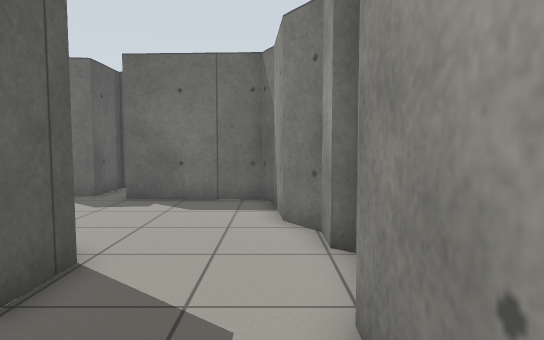
view 1 (above)

16 first-person views from a walk through a robot-simulator world made for Gazebo. The camera is 0.94 m above the floor, tilts 4° down and sees 75° across. The floor is counted in squares, 0.5 m on a side. Each view is taken from the middle of a square. On the plan, view 1 faces up. The plan holds only what a view shows up to about 18 squares ahead; the rest is blank. The place goes on beyond the plan.

view 2
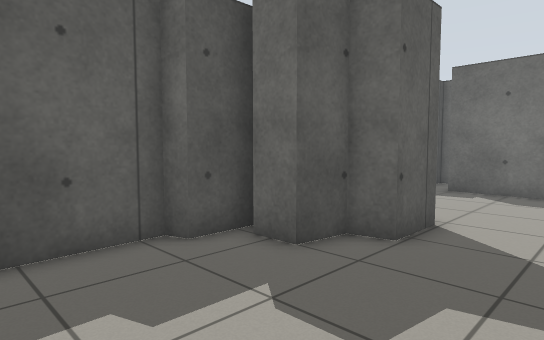

view 3
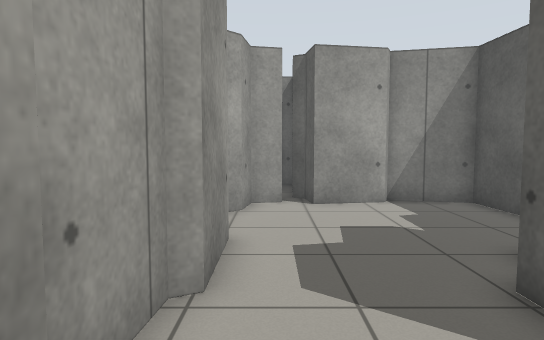

view 4
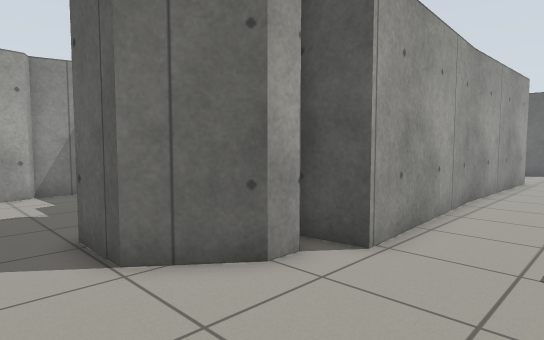

view 5
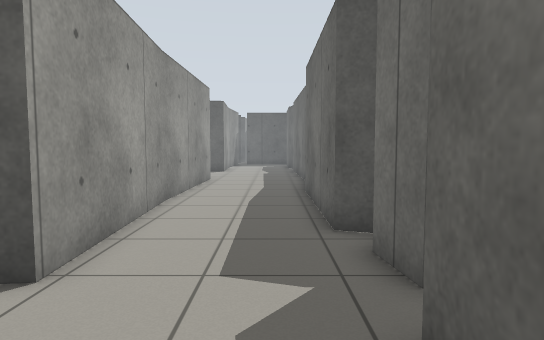

view 6
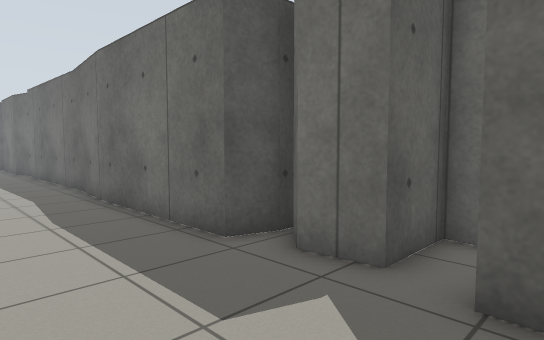

view 7
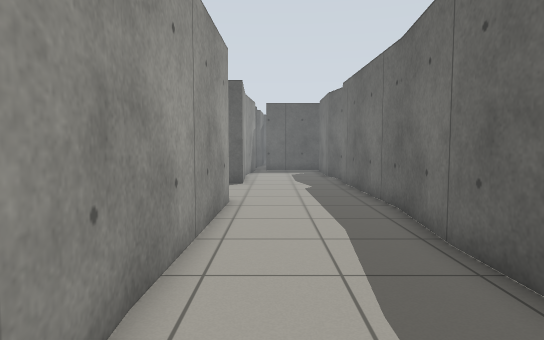

view 8
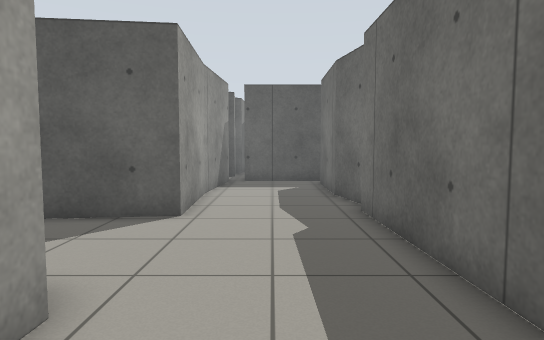

view 9
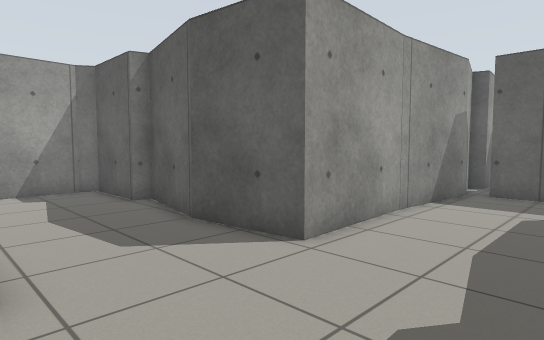

view 10
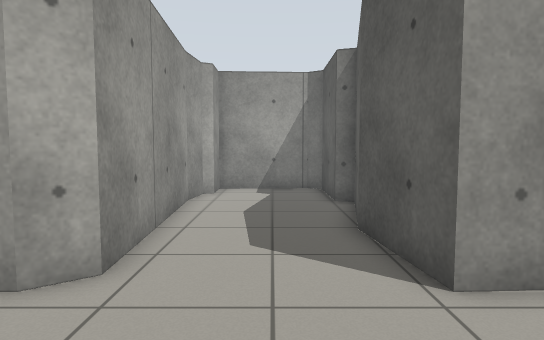

view 11
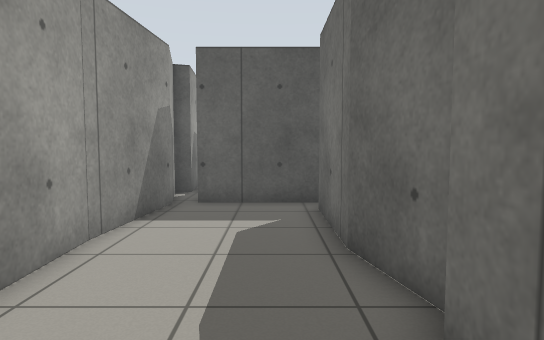

view 12
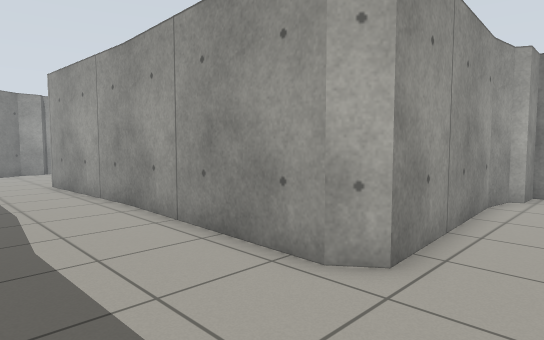

view 13
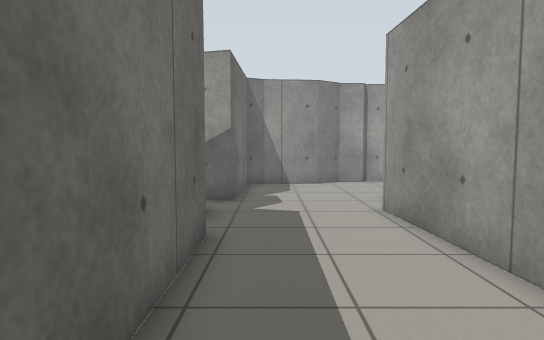

view 14
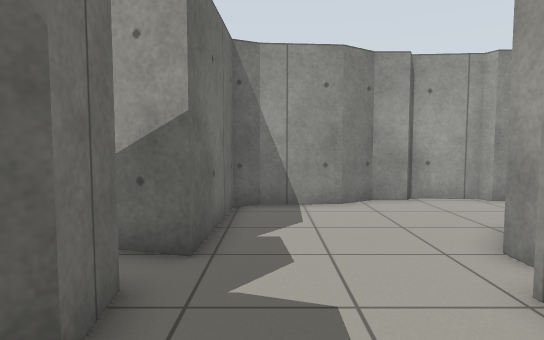

view 15
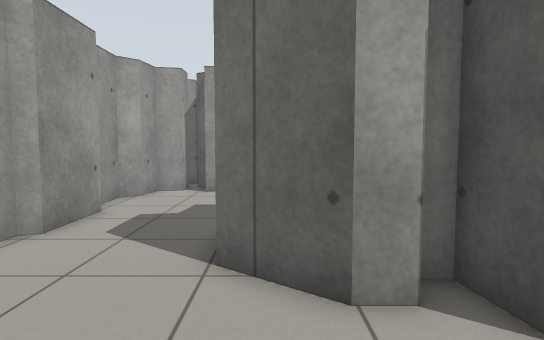

view 16
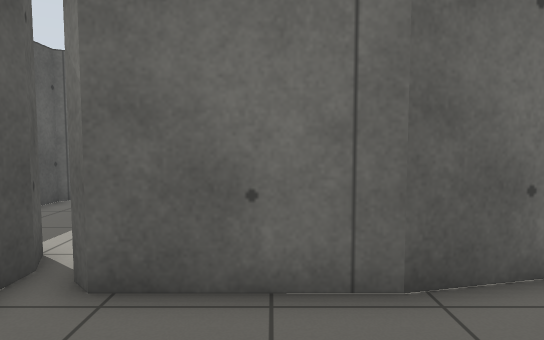

### Floor plan
Points are (right, up) in squares from view 1. A wall is a line through its corners. A room is listed if a view was taken in it or the views show most of it. See-through windows are left out.
Room 1 (views 1, 2, 3)
walls: (0.9, 0.9) (0.9, 3.6) (1.3, 3.8) (1.5, 6.2); (-3.1, 5.6) (-3.1, 3.6) (-4.1, 3.4) (-4.3, 2) (-5.6, 2); (-6.1, 2.6) (-6.1, 0.8) (-6.7, 0.6) (-6.5, -3.4) (-3.9, -4) (-3.7, -3.6) (-1.3, -3.2) (-1.1, -4.4); (1.1, 6.4) (1.1, 7.6) (0.3, 8.8); (-0.3, -3.6) (0.7, -3.4) (0.8, -2.3) (1.5, -1.6) (1.5, -0.2)
ways out: opening at (-1.7, 8) to room 2
Room 2 (views 4, 5, 6, 7, 8, 13, 14, 15)
walls: (-9.3, 13.6) (-9.7, 12.4) (-16.6, 12.4); (-5.8, 7.8) (-4.9, 7.9); (-4.9, 7) (-3.1, 5.6); (-5.9, 15.3) (-6.5, 15.4) (-6.5, 13) (-8.1, 12.8) (-8.9, 13.6); (-16.4, 12.4) (-18.4, 12.6); (-18.5, 7.5) (-13.8, 7.4); (0.3, 8.8) (0.1, 11.4) (-0.4, 12.4) (-5.1, 12.4) (-4.7, 13.8); (-21.8, 6.9) (-6.7, 7.8) (-6.5, 6.2) (-6, 6.2)
ways out: opening at (-1.7, 8) to room 1; opening at (-18, 10.5) to room 3
Room 3 (views 9, 10, 11, 12, 16)
walls: (-28.8, 13) (-31.4, 12.4); (-32, 7.4) (-27.3, 7.6) (-26.9, 4.2) (-27.7, 0.4) (-27.1, 0.2) (-27.1, -3) (-26.5, -3.4) (-22.7, -3.2) (-22.7, -1.8) (-22.3, -1.6) (-22.1, 0.1); (-31.2, 12.4) (-35.3, 12.4) (-35.8, 12.8); (-20.5, 12.8) (-28.2, 12.6); (-18.4, 12.6) (-20.6, 12.8); (-22.1, -0.1) (-22.5, 7) (-21.7, 7.6) (-18.5, 7.5); (-36.3, 7.8) (-31.8, 7.4); (-36.5, 13.2) (-36.5, 8.5)
ways out: opening at (-18, 10.5) to room 2

Where each view was taken, in squares from view 1:
view 1: 0 up, 0 right, facing up
view 2: 3 down, 0 right, facing up-left
view 3: 8 up, 0 right, facing down
view 4: 11 up, 1 left, facing down-left
view 5: 11 up, 2 left, facing left
view 6: 8 up, 4 left, facing up-left
view 7: 9 up, 10 left, facing left
view 8: 10 up, 18 left, facing left
view 9: 12 up, 22 left, facing down-left
view 10: 12 up, 25 left, facing down
view 11: 11 up, 25 left, facing left
view 12: 12 up, 25 left, facing down-right
view 13: 11 up, 17 left, facing right
view 14: 11 up, 11 left, facing right
view 15: 11 up, 4 left, facing down
view 16: 8 up, 33 left, facing up
